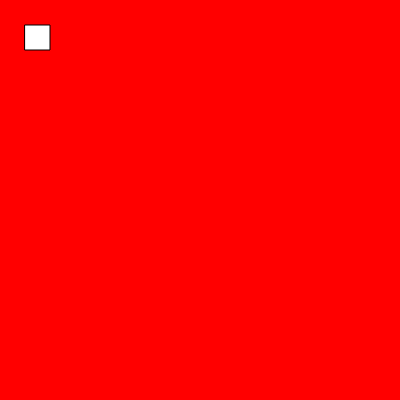
Frame 1 (no input)
Frame 60 (no input): identical to frame 1, image omitted
Frame 120 (the mouse pressed at the canvas centre since frame 60): identical to frame 1, image omitted

The p5.js sketch that drew this single still picture (run headless with seeded random() and noise() and a simulated clock; from frame 60 on, the mouse is pressed at the canvas centre):

// p5.js sketch
// ── sketch.js
function setup() {
  createCanvas(400, 400);
}

function draw() {
  background(255,0,0);
  rect(25,25,25,25);
}
